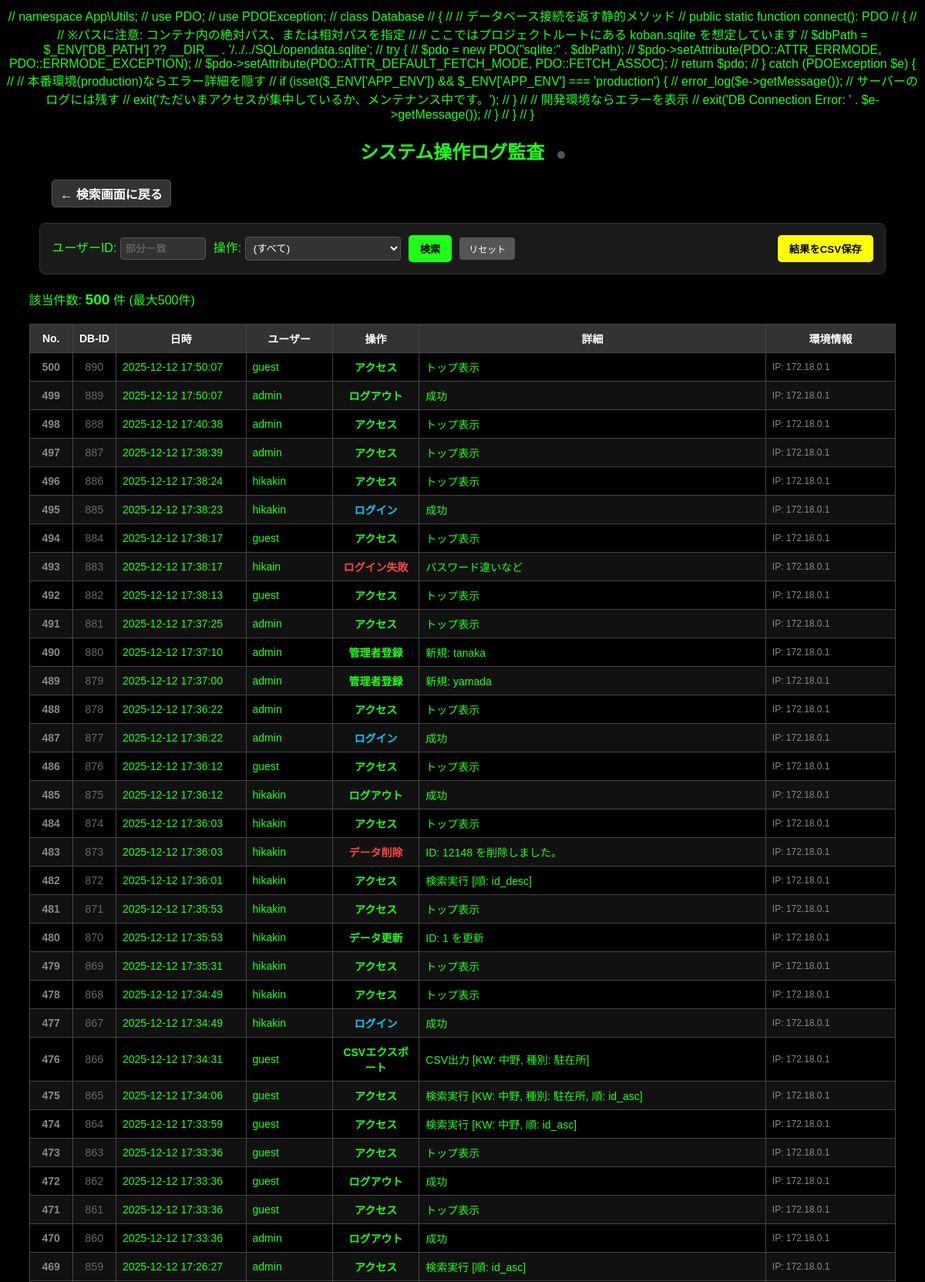
Page /admin/logs (signed in, upper part) on the committed database.
### tables this page shows
CREATE TABLE audit_logs (
        id INTEGER PRIMARY KEY AUTOINCREMENT,
        user_id TEXT NOT NULL,
        action_time DATETIME DEFAULT CURRENT_TIMESTAMP,
        action_type TEXT NOT NULL,
        details TEXT,
        ip_address TEXT
    , user_agent TEXT DEFAULT '');

### src/Controllers/AdminController.php (called while the page is built, shortened)
<?php
class AdminController {
    public function logs() {
        $logModel = new AuditLog();
        $types = $logModel->getActionTypes();
        $logs = $logModel->search($_GET, 500);
        $latest_id = count($logs) > 0 ? $logs[0]['id'] : 0;
        return View::render('admin/log_list', [
            'types' => $types,
            'logs' => $logs,
            'latest_id' => $latest_id
        ]);
    }
}

### src/Utils/functions.php (called while the page is built, shortened)
<?php
function h($str)
{
    return htmlspecialchars($str ?? '', ENT_QUOTES, 'UTF-8');
}

### src/Models/AuditLog.php (called while the page is built, shortened)
<?php
class AuditLog
{
    public function search($params, $limit = 500)
    {
        $db = Database::connect();
        $query = $this->buildQuery($params);
        $sql = "SELECT * FROM audit_logs " . $query['where'] . " ORDER BY id DESC LIMIT " . (int)$limit;
        $stmt = $db->prepare($sql);
        $stmt->execute($query['params']);
        return $stmt->fetchAll(PDO::FETCH_ASSOC);
    }
    private function buildQuery($params)
    {
        $conditions = [];
        $sqlParams = [];
        $whereSql = !empty($conditions) ? "WHERE " . implode(' AND ', $conditions) : "";
        return ['where' => $whereSql, 'params' => $sqlParams];
    }
}

### views/admin/log_list.php (the view, shortened to what this page needs)
<!DOCTYPE html>
<html>
<head>
</head>
<body>
    <h2>システム操作ログ監査 <span id="live-indicator" title="リアルタイム更新待機中..."></span></h2>
    <div style="width: 90%; margin: 0 auto; text-align: left;">
        <a href="/" class="btn btn-back">← 検索画面に戻る</a>
    </div>
    <form method="get" class="search-box" id="searchForm">
        <div>
            <label>ユーザーID:</label>
            <input type="text" name="filter_user" value="<?php echo h($_GET['filter_user'] ?? ''); ?>" size="10" placeholder="部分一致">
        </div>
        <div>
            <label>操作:</label>
            <select name="filter_action">
                <option value="">(すべて)</option>
            </select>
        </div>
        <button type="submit" class="btn btn-search">検索</button>
        <a href="/admin/logs" class="btn-reset">リセット</a>
        <button type="submit" name="download_csv" value="1" class="btn btn-csv">結果をCSV保存</button>
    </form>
    <div style="width: 95%; margin: 0 auto; text-align: left; margin-bottom: 5px;">
        該当件数: <span style="font-weight: bold; font-size: 1.2em;" id="count-display"><?php echo count($logs); ?></span> 件 (最大500件)
    </div>
    <table id="logTable">
        <thead>
            <tr>
                <th width="5%">No.</th>
                <th width="5%">DB-ID</th>
                <th width="15%">日時</th>
                <th width="10%">ユーザー</th>
                <th width="10%">操作</th>
                <th width="40%">詳細</th>
                <th width="15%">環境情報</th>
            </tr>
        </thead>
        <tbody id="logTableBody">
            <?php if (empty($logs)): ?>
                <tr id="no-logs-row">
                    <td colspan="7" style="text-align: center; padding: 20px; color: #888;">ログが見つかりません</td>
                </tr>
            <?php else: ?>
                <?php $row_num = count($logs); ?>
                <?php foreach ($logs as $log): ?>
                    <tr>
                        <td class="num-col"><?php echo $row_num--; ?></td>
                        <td style="text-align:center; color:#666; font-size:0.9em;"><?php echo h($log['id']); ?></td>
                        <td><?php echo h($log['action_time']); ?></td>
                        <td><?php echo h($log['user_id']); ?></td>
                        <td style="font-weight: bold; text-align: center;">
                            <?php
                            $act = h($log['action_type']);
                            if (strpos($act, '削除') !== false || strpos($act, '失敗') !== false || strpos($act, 'エラー') !== false || strpos($act, '拒否') !== false) {
                                echo "<span class='danger'>$act</span>";
                            } elseif (strpos($act, 'ログイン') !== false) {
                                echo "<span class='login'>$act</span>";
                            } else {
                                echo $act;
                            }
                            ?>
                        </td>
                        <td><?php echo h($log['details']); ?></td>
                        <td style="font-size: 12px; color: #888;">
                            <div>IP: <?php echo h($log['ip_address']); ?></div>
                        </td>
                    </tr>
                <?php endforeach; ?>
            <?php endif; ?>
        </tbody>
    </table>
</body>
</html>

### views/admin/log_list.php (style rules this page uses)
body { background-color: #010000; color: #1eff1a; font-family: sans-serif; text-align: center; }
table { width: 95%; margin: 20px auto; border-collapse: collapse; border: 1px solid #333; }
th, td { border: 1px solid #444; padding: 8px; text-align: left; font-size: 14px; }
th { background-color: #333; color: #fff; text-align: center; }
tr:nth-child(even) { background-color: #111; }
.search-box { background-color: #1a1a1a; padding: 15px; margin: 20px auto; width: 90%; border: 1px solid #333; border-radius: 8px; text-align: left; display: flex; gap: 10px; flex-wrap: wrap; align-items: center; justify-content: center; }
input, select { padding: 6px; background: #333; color: #fff; border: 1px solid #555; border-radius: 4px; }
.btn { padding: 8px 15px; font-weight: bold; cursor: pointer; border-radius: 5px; border: none; }
.btn-search { background-color: #1eff1a; color: #000; }
.btn-csv { background-color: #ffff00; color: #000; margin-left: auto; }
.btn-reset { background-color: #555; color: #fff; text-decoration: none; padding: 6px 12px; font-size: 12px; display: inline-block; border-radius: 4px; }
.btn-back { background-color: #333; color: #fff; text-decoration: none; display: inline-block; border: 1px solid #555; padding: 5px 10px; }
.danger { color: #ff4444; }
.login { color: #00ccff; }
.num-col { text-align: center; color: #888; font-weight: bold; }
#live-indicator { display: inline-block; width: 10px; height: 10px; background-color: #555; border-radius: 50%; margin-left: 10px; transition: background-color 0.3s; }

### rows in the picture
audit_logs: id "890", action_time "2025-12-12 17:50:07", user "guest", action_type "アクセス", details "トップ表示", ip_address "172.18.0.1"
audit_logs: id "889", action_time "2025-12-12 17:50:07", user "admin", action_type "ログアウト", details "成功", ip_address "172.18.0.1"
audit_logs: id "888", action_time "2025-12-12 17:40:38", user "admin", action_type "アクセス", details "トップ表示", ip_address "172.18.0.1"
audit_logs: id "887", action_time "2025-12-12 17:38:39", user "admin", action_type "アクセス", details "トップ表示", ip_address "172.18.0.1"
audit_logs: id "886", action_time "2025-12-12 17:38:24", user "hikakin", action_type "アクセス", details "トップ表示", ip_address "172.18.0.1"
audit_logs: id "885", action_time "2025-12-12 17:38:23", user "hikakin", action_type "ログイン", details "成功", ip_address "172.18.0.1"
audit_logs: id "884", action_time "2025-12-12 17:38:17", user "guest", action_type "アクセス", details "トップ表示", ip_address "172.18.0.1"
audit_logs: id "883", action_time "2025-12-12 17:38:17", user "hikain", action_type "ログイン失敗", details "パスワード違いなど", ip_address "172.18.0.1"
audit_logs: id "882", action_time "2025-12-12 17:38:13", user "guest", action_type "アクセス", details "トップ表示", ip_address "172.18.0.1"
audit_logs: id "881", action_time "2025-12-12 17:37:25", user "admin", action_type "アクセス", details "トップ表示", ip_address "172.18.0.1"
audit_logs: id "880", action_time "2025-12-12 17:37:10", user "admin", action_type "管理者登録", details "新規: tanaka", ip_address "172.18.0.1"
audit_logs: id "879", action_time "2025-12-12 17:37:00", user "admin", action_type "管理者登録", details "新規: yamada", ip_address "172.18.0.1"
audit_logs: id "878", action_time "2025-12-12 17:36:22", user "admin", action_type "アクセス", details "トップ表示", ip_address "172.18.0.1"
audit_logs: id "877", action_time "2025-12-12 17:36:22", user "admin", action_type "ログイン", details "成功", ip_address "172.18.0.1"
audit_logs: id "876", action_time "2025-12-12 17:36:12", user "guest", action_type "アクセス", details "トップ表示", ip_address "172.18.0.1"
audit_logs: id "875", action_time "2025-12-12 17:36:12", user "hikakin", action_type "ログアウト", details "成功", ip_address "172.18.0.1"
audit_logs: id "874", action_time "2025-12-12 17:36:03", user "hikakin", action_type "アクセス", details "トップ表示", ip_address "172.18.0.1"
audit_logs: id "873", action_time "2025-12-12 17:36:03", user "hikakin", action_type "データ削除", details "ID: 12148 を削除しました。", ip_address "172.18.0.1"
audit_logs: id "872", action_time "2025-12-12 17:36:01", user "hikakin", action_type "アクセス", details "検索実行 [順: id_desc]", ip_address "172.18.0.1"
audit_logs: id "871", action_time "2025-12-12 17:35:53", user "hikakin", action_type "アクセス", details "トップ表示", ip_address "172.18.0.1"
audit_logs: id "870", action_time "2025-12-12 17:35:53", user "hikakin", action_type "データ更新", details "ID: 1 を更新", ip_address "172.18.0.1"
audit_logs: id "869", action_time "2025-12-12 17:35:31", user "hikakin", action_type "アクセス", details "トップ表示", ip_address "172.18.0.1"
audit_logs: id "868", action_time "2025-12-12 17:34:49", user "hikakin", action_type "アクセス", details "トップ表示", ip_address "172.18.0.1"
audit_logs: id "867", action_time "2025-12-12 17:34:49", user "hikakin", action_type "ログイン", details "成功", ip_address "172.18.0.1"
audit_logs: id "866", action_time "2025-12-12 17:34:31", user "guest", action_type "CSVエクスポート", details "CSV出力 [KW: 中野, 種別: 駐在所]", ip_address "172.18.0.1"
audit_logs: id "865", action_time "2025-12-12 17:34:06", user "guest", action_type "アクセス", details "検索実行 [KW: 中野, 種別: 駐在所, 順: id_asc]", ip_address "172.18.0.1"
audit_logs: id "864", action_time "2025-12-12 17:33:59", user "guest", action_type "アクセス", details "検索実行 [KW: 中野, 順: id_asc]", ip_address "172.18.0.1"
audit_logs: id "863", action_time "2025-12-12 17:33:36", user "guest", action_type "アクセス", details "トップ表示", ip_address "172.18.0.1"
audit_logs: id "862", action_time "2025-12-12 17:33:36", user "guest", action_type "ログアウト", details "成功", ip_address "172.18.0.1"
audit_logs: id "861", action_time "2025-12-12 17:33:36", user "guest", action_type "アクセス", details "トップ表示", ip_address "172.18.0.1"
audit_logs: id "860", action_time "2025-12-12 17:33:36", user "admin", action_type "ログアウト", details "成功", ip_address "172.18.0.1"
audit_logs: id "859", action_time "2025-12-12 17:26:27", user "admin", action_type "アクセス", details "検索実行 [順: id_asc]", ip_address "172.18.0.1"

### other values in the picture
count($logs) "500"
